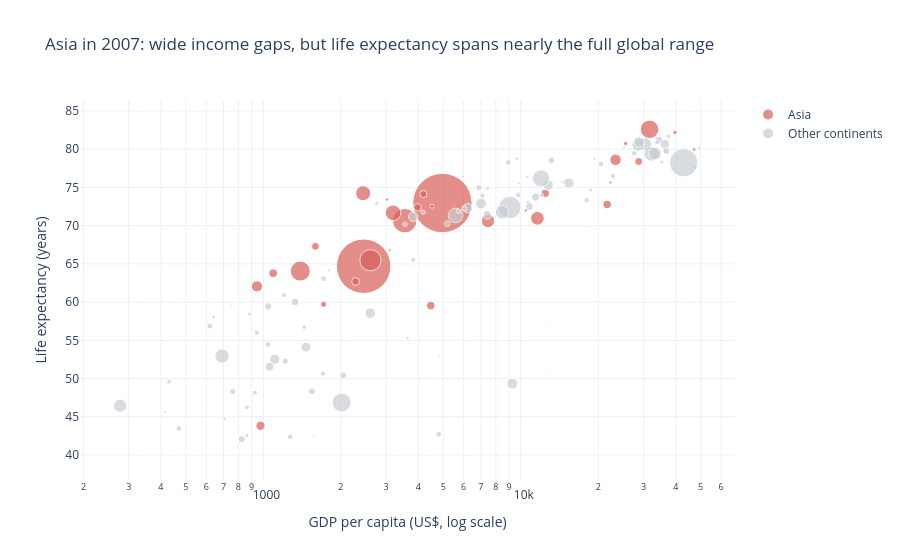

The cell this chart's notebook holds for it:
### Markdown cell above
## Task 2 — Bubble chart: tell a story

**What to build:** A bubble chart (full 2007 dataset, all countries) where:
- x = GDP per capita (log scale)
- y = life expectancy
- size = population
- colour = ONE continent highlighted (your choice), all others grey
- At least one annotation explaining the highlighted group's story

> This is the grey-and-highlight technique applied to a bubble chart.

### Code cell
# Task 2import plotly.express as px

year_df = df.loc[df["year"] == 2007].copy()
highlight_continent = "Asia"
year_df["group"] = year_df["continent"].apply(
    lambda c: highlight_continent if c == highlight_continent else "Other continents"
)

fig = px.scatter(
    year_df,
    x="gdpPercap",
    y="lifeExp",
    size="pop",
    color="group",
    color_discrete_map={
        "Asia": "#D95F59",
        "Other continents": "#C8CDD2",
    },
    size_max=42,
    hover_name="country",
    hover_data={
        "continent": True,
        "gdpPercap": ":,.0f",
        "lifeExp": ":.1f",
        "pop": ":,",
        "group": False,
    },
    title="Asia in 2007: wide income gaps, but life expectancy spans nearly the full global range",
    labels={
        "gdpPercap": "GDP per capita (US$, log scale)",
        "lifeExp": "Life expectancy (years)",
        "pop": "Population",
        "group": "Group",
    },
)

fig.update_xaxes(type="log")
fig.update_layout(template="plotly_white", legend_title_text="")
fig.add_annotation(
    x=1800,
    y=72,
    xref="x",
    yref="y",
    text="Asia contains both lower-income<br>countries and high-income economies",
    showarrow=True,
    arrowhead=2,
    ax=75,
    ay=-55,
    bgcolor="white",
    bordercolor="#D95F59",
    borderwidth=1,
)
fig.show()
# YOUR CODE HERE

### Figure 1 — Plotly figure (JSON) as saved in the notebook; plotly's stock layout.template omitted (floating-point values rounded to 4 significant figures; data arrays with more than 128 entries replaced by an {"elided": "..."} marker saying what was removed)
{"data": [{"customdata": [["Asia", 31889923, "Asia"], ["Asia", 708573, "Asia"], ["Asia", 150448339, "Asia"], ["Asia", 14131858, "Asia"], ["Asia", 1318683096, "Asia"], ["Asia", 6980412, "Asia"], ["Asia", 1110396331, "Asia"], ["Asia", 223547000, "Asia"], ["Asia", 69453570, "Asia"], ["Asia", 27499638, "Asia"], ["Asia", 6426679, "Asia"], ["Asia", 127467972, "Asia"], ["Asia", 6053193, "Asia"], ["Asia", 23301725, "Asia"], ["Asia", 49044790, "Asia"], ["Asia", 2505559, "Asia"], ["Asia", 3921278, "Asia"], ["Asia", 24821286, "Asia"], ["Asia", 2874127, "Asia"], ["Asia", 47761980, "Asia"], ["Asia", 28901790, "Asia"], ["Asia", 3204897, "Asia"], ["Asia", 169270617, "Asia"], ["Asia", 91077287, "Asia"], ["Asia", 27601038, "Asia"], ["Asia", 4553009, "Asia"], ["Asia", 20378239, "Asia"], ["Asia", 19314747, "Asia"], ["Asia", 23174294, "Asia"], ["Asia", 65068149, "Asia"], ["Asia", 85262356, "Asia"], ["Asia", 4018332, "Asia"], ["Asia", 22211743, "Asia"]], "hovertemplate": "<b>%{hovertext}</b><br><br>GDP per capita (US$, log scale)=%{x:,.0f}<br>Life expectancy (years)=%{y:.1f}<br>Population=%{customdata[1]:,}<br>continent=%{customdata[0]}<extra></extra>", "hovertext": ["Afghanistan", "Bahrain", "Bangladesh", "Cambodia", "China", "Hong Kong, China", "India", "Indonesia", "Iran", "Iraq", "Israel", "Japan", "Jordan", "Korea, Dem. Rep.", "Korea, Rep.", "Kuwait", "Lebanon", "Malaysia", "Mongolia", "Myanmar", "Nepal", "Oman", "Pakistan", "Philippines", "Saudi Arabia", "Singapore", "Sri Lanka", "Syria", "Taiwan", "Thailand", "Vietnam", "West Bank and Gaza", "Yemen, Rep."], "legendgroup": "Asia", "marker": {"color": "#D95F59", "size": [31889923, 708573, 150448339, 14131858, 1318683096, 6980412, 1110396331, 223547000, 69453570, 27499638, 6426679, 127467972, 6053193, 23301725, 49044790, 2505559, 3921278, 24821286, 2874127, 47761980, 28901790, 3204897, 169270617, 91077287, 27601038, 4553009, 20378239, 19314747, 23174294, 65068149, 85262356, 4018332, 22211743], "sizemode": "area", "sizeref": 747600.0, "symbol": "circle"}, "mode": "markers", "name": "Asia", "orientation": "v", "showlegend": true, "type": "scatter", "x": [974.6, 29800.0, 1391.0, 1714.0, 4959.0, 39720.0, 2452.0, 3541.0, 11610.0, 4471.0, 25520.0, 31660.0, 4519.0, 1593.0, 23350.0, 47310.0, 10460.0, 12450.0, 3096.0, 944.0, 1091.0, 22320.0, 2606.0, 3190.0, 21650.0, 47140.0, 3970.0, 4185.0, 28720.0, 7458.0, 2442.0, 3025.0, 2281.0], "xaxis": "x", "y": [43.83, 75.64, 64.06, 59.72, 72.96, 82.21, 64.7, 70.65, 70.96, 59.55, 80.75, 82.6, 72.53, 67.3, 78.62, 77.59, 71.99, 74.24, 66.8, 62.07, 63.78, 75.64, 65.48, 71.69, 72.78, 79.97, 72.4, 74.14, 78.4, 70.62, 74.25, 73.42, 62.7], "yaxis": "y"}, {"customdata": {"elided": "109x3 mixed values"}, "hovertemplate": "<b>%{hovertext}</b><br><br>GDP per capita (US$, log scale)=%{x:,.0f}<br>Life expectancy (years)=%{y:.1f}<br>Population=%{customdata[1]:,}<br>continent=%{customdata[0]}<extra></extra>", "hovertext": ["Albania", "Algeria", "Angola", "Argentina", "Australia", "Austria", "Belgium", "Benin", "Bolivia", "Bosnia and Herzegovina", "Botswana", "Brazil", "Bulgaria", "Burkina Faso", "Burundi", "Cameroon", "Canada", "Central African Republic", "Chad", "Chile", "Colombia", "Comoros", "Congo, Dem. Rep.", "Congo, Rep.", "Costa Rica", "Cote d'Ivoire", "Croatia", "Cuba", "Czech Republic", "Denmark", "Djibouti", "Dominican Republic", "Ecuador", "Egypt", "El Salvador", "Equatorial Guinea", "Eritrea", "Ethiopia", "Finland", "France", "Gabon", "Gambia", "Germany", "Ghana", "Greece", "Guatemala", "Guinea", "Guinea-Bissau", "Haiti", "Honduras", "Hungary", "Iceland", "Ireland", "Italy", "Jamaica", "Kenya", "Lesotho", "Liberia", "Libya", "Madagascar", "Malawi", "Mali", "Mauritania", "Mauritius", "Mexico", "Montenegro", "Morocco", "Mozambique", "Namibia", "Netherlands", "New Zealand", "Nicaragua", "Niger", "Nigeria", "Norway", "Panama", "Paraguay", "Peru", "Poland", "Portugal", "Puerto Rico", "Reunion", "Romania", "Rwanda", "Sao Tome and Principe", "Senegal", "Serbia", "Sierra Leone", "Slovak Republic", "Slovenia", "Somalia", "South Africa", "Spain", "Sudan", "Swaziland", "Sweden", "Switzerland", "Tanzania", "Togo", "Trinidad and Tobago", "Tunisia", "Turkey", "Uganda", "United Kingdom", "United States", "Uruguay", "Venezuela", "Zambia", "Zimbabwe"], "legendgroup": "Other continents", "marker": {"color": "#C8CDD2", "size": [3600523, 33333216, 12420476, 40301927, 20434176, 8199783, 10392226, 8078314, 9119152, 4552198, 1639131, 190010647, 7322858, 14326203, 8390505, 17696293, 33390141, 4369038, 10238807, 16284741, 44227550, 710960, 64606759, 3800610, 4133884, 18013409, 4493312, 11416987, 10228744, 5468120, 496374, 9319622, 13755680, 80264543, 6939688, 551201, 4906585, 76511887, 5238460, 61083916, 1454867, 1688359, 82400996, 22873338, 10706290, 12572928, 9947814, 1472041, 8502814, 7483763, 9956108, 301931, 4109086, 58147733, 2780132, 35610177, 2012649, 3193942, 6036914, 19167654, 13327079, 12031795, 3270065, 1250882, 108700891, 684736, 33757175, 19951656, 2055080, 16570613, 4115771, 5675356, 12894865, 135031164, 4627926, 3242173, 6667147, 28674757, 38518241, 10642836, 3942491, 798094, 22276056, 8860588, 199579, 12267493, 10150265, 6144562, 5447502, 2009245, 9118773, 43997828, 40448191, 42292929, 1133066, 9031088, 7554661, 38139640, 5701579, 1056608, 10276158, 71158647, 29170398, 60776238, 301139947, 3447496, 26084662, 11746035, 12311143], "sizemode": "area", "sizeref": 747600.0, "symbol": "circle"}, "mode": "markers", "name": "Other continents", "orientation": "v", "showlegend": true, "type": "scatter", "x": [5937.0, 6223.0, 4797.0, 12780.0, 34440.0, 36130.0, 33690.0, 1441.0, 3822.0, 7446.0, 12570.0, 9066.0, 10680.0, 1217.0, 430.1, 2042.0, 36320.0, 706.0, 1704.0, 13170.0, 7007.0, 986.1, 277.6, 3633.0, 9645.0, 1545.0, 14620.0, 8948.0, 22830.0, 35280.0, 2082.0, 6025.0, 6873.0, 5581.0, 5728.0, 12150.0, 641.4, 690.8, 33210.0, 30470.0, 13210.0, 752.7, 32170.0, 1328.0, 27540.0, 5186.0, 942.7, 579.2, 1202.0, 3548.0, 18010.0, 36180.0, 40680.0, 28570.0, 7321.0, 1463.0, 1569.0, 414.5, 12060.0, 1045.0, 759.3, 1043.0, 1803.0, 10960.0, 11980.0, 9254.0, 3820.0, 823.7, 4811.0, 36800.0, 25190.0, 2749.0, 619.7, 2014.0, 49360.0, 9809.0, 4173.0, 7409.0, 15390.0, 20510.0, 19330.0, 7670.0, 10810.0, 863.1, 1598.0, 1712.0, 9787.0, 862.5, 18680.0, 25770.0, 926.1, 9270.0, 28820.0, 2602.0, 4513.0, 33860.0, 37510.0, 1107.0, 883.0, 18010.0, 7093.0, 8458.0, 1056.0, 33200.0, 42950.0, 10610.0, 11420.0, 1271.0, 469.7], "xaxis": "x", "y": [76.42, 72.3, 42.73, 75.32, 81.23, 79.83, 79.44, 56.73, 65.55, 74.85, 50.73, 72.39, 73.0, 52.3, 49.58, 50.43, 80.65, 44.74, 50.65, 78.55, 72.89, 65.15, 46.46, 55.32, 78.78, 48.33, 75.75, 78.27, 76.49, 78.33, 54.79, 72.23, 74.99, 71.34, 71.88, 51.58, 58.04, 52.95, 79.31, 80.66, 56.73, 59.45, 79.41, 60.02, 79.48, 70.26, 56.01, 46.39, 60.92, 70.2, 73.34, 81.76, 78.89, 80.55, 72.57, 54.11, 42.59, 45.68, 73.95, 59.44, 48.3, 54.47, 64.16, 72.8, 76.19, 74.54, 71.16, 42.08, 52.91, 79.76, 80.2, 72.9, 56.87, 46.86, 80.2, 75.54, 71.75, 71.42, 75.56, 78.1, 78.75, 76.44, 72.48, 46.24, 65.53, 63.06, 74.0, 42.57, 74.66, 77.93, 48.16, 49.34, 80.94, 58.56, 39.61, 80.88, 81.7, 52.52, 58.42, 69.82, 73.92, 71.78, 51.54, 79.42, 78.24, 76.38, 73.75, 42.38, 43.49], "yaxis": "y"}], "layout": {"annotations": [{"arrowhead": 2, "ax": 75, "ay": -55, "bgcolor": "white", "bordercolor": "#D95F59", "borderwidth": 1, "showarrow": true, "text": "Asia contains both lower-income<br>countries and high-income economies", "x": 1800, "xref": "x", "y": 72, "yref": "y"}], "legend": {"itemsizing": "constant", "title": {"text": ""}, "tracegroupgap": 0}, "title": {"text": "Asia in 2007: wide income gaps, but life expectancy spans nearly the full global range"}, "xaxis": {"anchor": "y", "domain": [0, 1], "title": {"text": "GDP per capita (US$, log scale)"}, "type": "log"}, "yaxis": {"anchor": "x", "domain": [0, 1], "title": {"text": "Life expectancy (years)"}}}}
